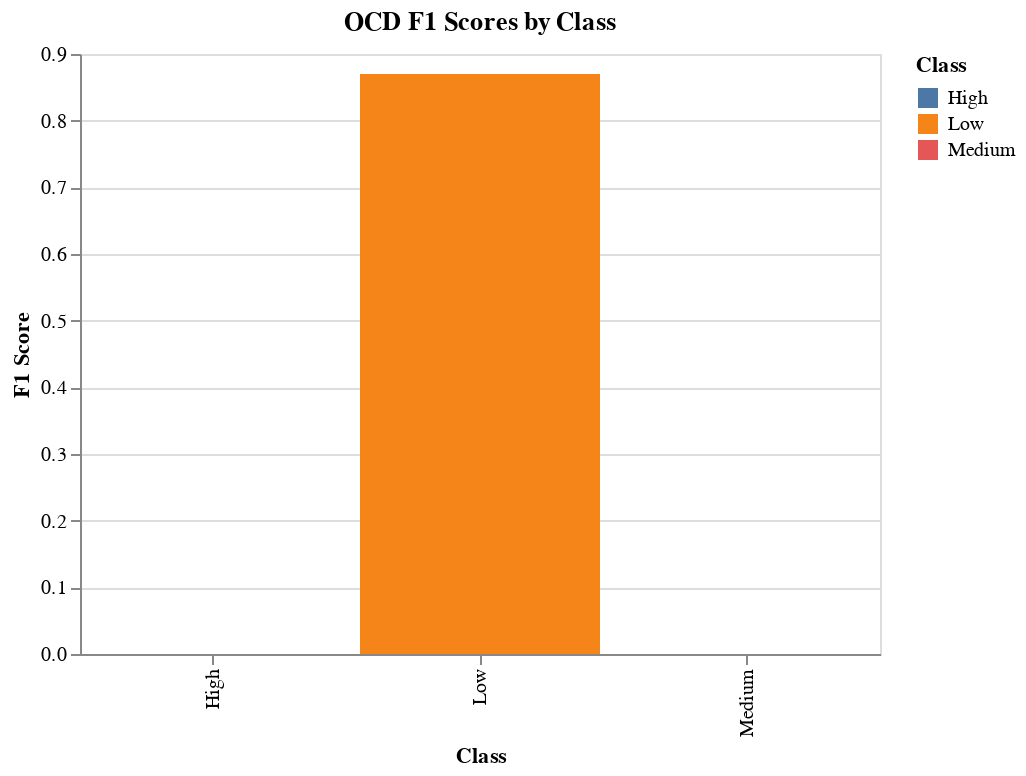

Notebook source saved alongside this figure:
### Code cell
import pandas as pd
import altair as alt

class_labels = ['Low', 'Medium', 'High']
f1_scores = [0.87, 0.00, 0.00]

data = pd.DataFrame({
    'Class': class_labels,
    'F1 Score': f1_scores
})

chart = alt.Chart(data).mark_bar().encode(
    x='Class',
    y='F1 Score',
    color='Class',
    tooltip=['Class', 'F1 Score']
).properties(
    width=400,
    height=300,
    title='OCD F1 Scores by Class'
)

chart

### Figure 1 — Vega-Lite specification as saved in the notebook (floating-point values rounded to 4 significant figures)
{"config": {"view": {"continuousWidth": 300, "continuousHeight": 300}}, "data": {"name": "data-748ae3cee4ac09bde0d14d24696998da"}, "mark": {"type": "bar"}, "encoding": {"color": {"field": "Class", "type": "nominal"}, "tooltip": [{"field": "Class", "type": "nominal"}, {"field": "F1 Score", "type": "quantitative"}], "x": {"field": "Class", "type": "nominal"}, "y": {"field": "F1 Score", "type": "quantitative"}}, "height": 300, "title": "OCD F1 Scores by Class", "width": 400, "$schema": "https://vega.github.io/schema/vega-lite/v5.16.3.json", "datasets": {"data-748ae3cee4ac09bde0d14d24696998da": [{"Class": "Low", "F1 Score": 0.87}, {"Class": "Medium", "F1 Score": 0.0}, {"Class": "High", "F1 Score": 0.0}]}}
